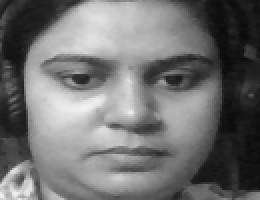
#> input picture Lesson8/datasets/Sind/1.png, 130 x 100 px, given in place of the camera (shown 2 times larger)
$ python main.py
#> lines starting #> are read from the running program, lines starting #| are printed output that depends on the picture; after the words box and inside, x2 and y2 are one past the last pixel; in counts of white or black regions, pixels touching at a corner belong together
# Creating database
# It captures images and stores them in datasets
# folder under the folder name of sub_data
import cv2, sys, numpy, os
haar_file = 'C:/Users/HP/Desktop/JL/OpenCV/Lesson8/haarcascade_frontalface_default.xml'

# All the faces data will be
#  present this folder
datasets = 'C:/Users/HP/Desktop/JL/OpenCV/Lesson8/datasets'


# These are sub data sets of folder,
# for my faces I've used my name you can
# change the label here
sub_data = 'Sind'

path = os.path.join(datasets, sub_data)
if not os.path.isdir(path):
    os.mkdir(path)

# defining the size of images
(width, height) = (130, 100)

#'0' is used for my webcam,
# if you've any other camera
#  attached use '1' like this
face_cascade = cv2.CascadeClassifier(haar_file)
webcam = cv2.VideoCapture(0)

# The program loops until it has 30 images of the face.
count = 1
while count < 30:
    (_, im) = webcam.read()
#> im is the input picture: shape (100, 130, 3); min 9, max 243, mean 113
    gray = cv2.cvtColor(im, cv2.COLOR_BGR2GRAY)
    #face_cascade.detectMultiScale(image, scaleFactor, Min Neighbours)
    # Parameter specifying how many neighbors each candidate rectangle should have to retain it.
    #This parameter will affect the quality of the detected faces:
    #higher value results in less detections but with higher quality.
    faces = face_cascade.detectMultiScale(gray, 1.3, 4)
#> faces = [[19, 5, 88, 88]]
    for (x, y, w, h) in faces:
        cv2.rectangle(im, (x, y), (x + w, y + h), (255, 0, 0), 2)
        face = gray[y:y + h, x:x + w]
        face_resize = cv2.resize(face, (width, height))
        cv2.imwrite('% s/% s.png' % (path, count), face_resize)
#> this loop made 1 pass
#> pass 1, `face = gray[y:y + h, x:x + w]`:
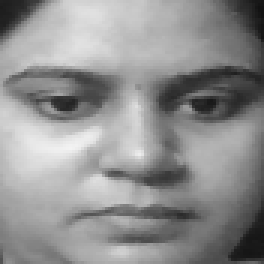
#> face: shape (88, 88) (shown 3 times larger); min 18, max 243, mean 144.2
#> pass 1, `face_resize = cv2.resize(face, (width, height))`:
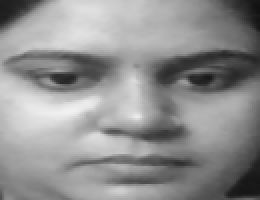
#> face_resize: shape (100, 130) (shown 2 times larger); min 18, max 241, mean 144.1
#> after the loop:
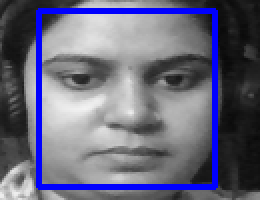
#> im: shape (100, 130, 3) (shown 2 times larger); 8.09% of pixels changed, all inside (x1, y1, x2, y2) = (18, 4, 109, 95)
    count += 1

    cv2.imshow('OpenCV', im)
    key = cv2.waitKey(0)
#> (key Esc is pressed here)
    if key == 27:
        break
